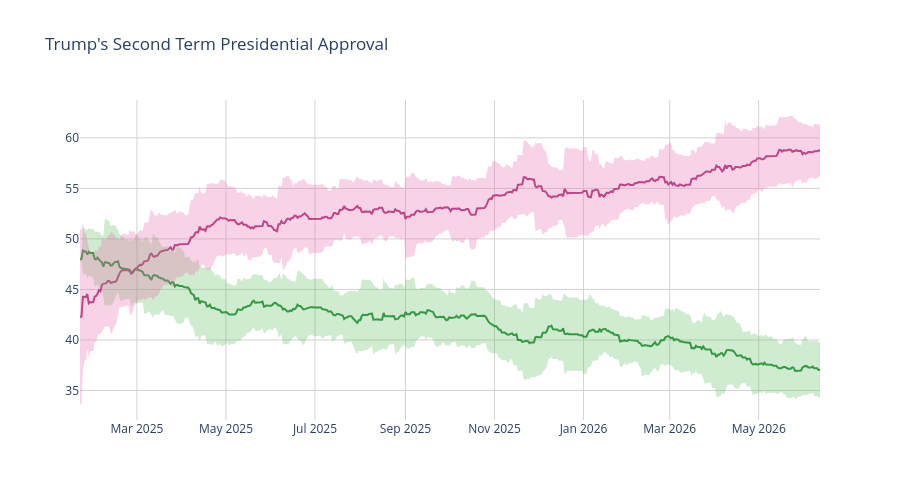

Notebook cell for this chart:
### Code cell
disappr_ci_hex = "#e86eaf"
appr_ci_hex = "#60be65"
disappr_ci_rgba = "rgba(232, 110, 175, 0.3)"
appr_ci_rgba = "rgba(96, 190, 101, 0.3)"
grid_col = "#d4d2d2"


# Approve
fig = go.Figure(go.Scatter(
    x=pres['end_date'],
    y=pres['approve'],
    hovertemplate="%{y:.2f}%",
    name="<b>Approve</b>",
    line=dict(color="#228833"),
    showlegend=False
))

# Disapprove
fig.add_trace(go.Scatter(
    x=pres['end_date'],
    y=pres['disapprove'],
    hovertemplate="%{y:.2f}%",
    name="<b>Disapprove</b>",
    line=dict(color="#aa3377"),
    showlegend=False
    )
)

# Approve CI
fig.add_traces([

    # Upper bound
    go.Scatter(
        x=pres['end_date'],
        y=pres['approve_upper_ci'],
        marker=dict(color=appr_ci_hex),
        line=dict(width=0),
        mode='lines',
        showlegend=False,
        hoverinfo="skip"
    ),

    # Lower bound
    go.Scatter(
        x=pres['end_date'],
        y=pres['approve_lower_ci'],
        marker=dict(color=appr_ci_hex),
        line=dict(width=0),
        mode='lines',
        fillcolor=appr_ci_rgba,
        fill="tonexty",
        showlegend=False,
        hoverinfo="skip"
    )
])

# Disapprove CI
fig.add_traces([

    # Upper bound
    go.Scatter(
        x=pres['end_date'],
        y=pres['disapprove_upper_ci'],
        marker=dict(color=disappr_ci_hex),
        line=dict(width=0),
        mode='lines',
        showlegend=False,
        hoverinfo="skip"
    ),

    # Lower bound
    go.Scatter(
        x=pres['end_date'],
        y=pres['disapprove_lower_ci'],
        marker=dict(color=disappr_ci_hex),
        line=dict(width=0),
        mode='lines',
        fillcolor=disappr_ci_rgba,
        fill="tonexty",
        showlegend=False,
        hoverinfo="skip"
    )
])

fig.update_layout(
    title=dict(text="Trump's Second Term Presidential Approval"),
    hovermode="x"
)

fig.update_xaxes(gridcolor=grid_col)
fig.update_yaxes(gridcolor=grid_col)

fig.update_layout(hovermode="x", hoverlabel_align="right", plot_bgcolor="rgba(0, 0, 0, 0)", height=500)
fig.show()

### Figure 1 — Plotly figure (JSON) as saved in the notebook; plotly's stock layout.template omitted (floating-point values rounded to 4 significant figures; data arrays with more than 128 entries replaced by an {"elided": "..."} marker saying what was removed)
{"data": [{"hovertemplate": "%{y:.2f}%", "line": {"color": "#228833"}, "name": "<b>Approve</b>", "showlegend": false, "type": "scatter", "x": {"elided": "508 str values"}, "y": {"elided": "508 float values"}}, {"hovertemplate": "%{y:.2f}%", "line": {"color": "#aa3377"}, "name": "<b>Disapprove</b>", "showlegend": false, "type": "scatter", "x": {"elided": "508 str values"}, "y": {"elided": "508 float values"}}, {"hoverinfo": "skip", "line": {"width": 0}, "marker": {"color": "#60be65"}, "mode": "lines", "showlegend": false, "type": "scatter", "x": {"elided": "508 str values"}, "y": {"elided": "508 float values"}}, {"fill": "tonexty", "fillcolor": "rgba(96, 190, 101, 0.3)", "hoverinfo": "skip", "line": {"width": 0}, "marker": {"color": "#60be65"}, "mode": "lines", "showlegend": false, "type": "scatter", "x": {"elided": "508 str values"}, "y": {"elided": "508 float values"}}, {"hoverinfo": "skip", "line": {"width": 0}, "marker": {"color": "#e86eaf"}, "mode": "lines", "showlegend": false, "type": "scatter", "x": {"elided": "508 str values"}, "y": {"elided": "508 float values"}}, {"fill": "tonexty", "fillcolor": "rgba(232, 110, 175, 0.3)", "hoverinfo": "skip", "line": {"width": 0}, "marker": {"color": "#e86eaf"}, "mode": "lines", "showlegend": false, "type": "scatter", "x": {"elided": "508 str values"}, "y": {"elided": "508 float values"}}], "layout": {"height": 500, "hoverlabel": {"align": "right"}, "hovermode": "x", "plot_bgcolor": "rgba(0, 0, 0, 0)", "title": {"text": "Trump's Second Term Presidential Approval"}, "xaxis": {"gridcolor": "#d4d2d2"}, "yaxis": {"gridcolor": "#d4d2d2"}}}
